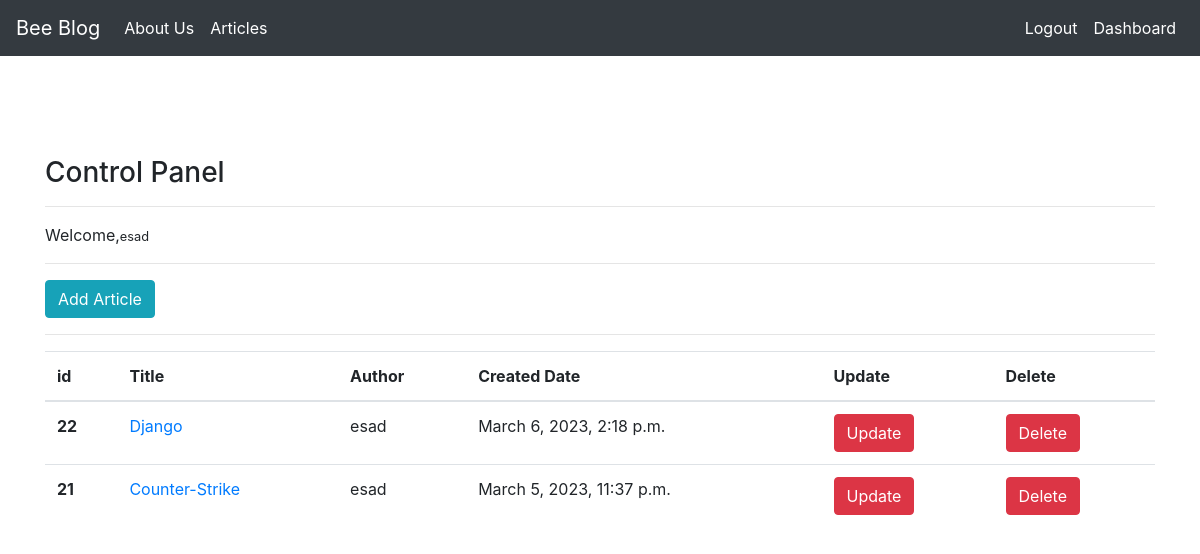
Screenshot of /articles/dashboard/ (signed in) with the database file from the repository.
### article/models.py (models this page shows, shortened)
class Article(models.Model):
    author=models.ForeignKey("auth.User",on_delete=models.CASCADE)
    title=models.CharField(max_length=50)
    content=RichTextField()
    created_date=models.DateTimeField(auto_now_add=True)
    article_image=models.ImageField(blank=True,null=True,verbose_name="Add image to the article")
    class Meta:
        ordering=['-created_date']

### article/views.py (the view)
# urls.py: path('dashboard/',views.dashboard,name="dashboard"),
@login_required(login_url="user:login")
def dashboard(request):
    articles=Article.objects.filter(author=request.user)
    context={
        "articles":articles
    }
    return render(request,"dashboard.html",context)

### templates/dashboard.html (shortened to what this page needs)
{% extends "layout.html" %}
{% block body %}
<h3>Control Panel</h3>
<hr>
<p>
    Welcome,<small>{{request.user.username}}</small>
</p>
<hr>
<a class="btn btn-info" href="{% url 'article:addarticle' %}">Add Article</a>
<hr>
{%if articles%}
<table class="table">
    <thead>
      <tr>
        <th scope="col">id</th>
        <th scope="col">Title</th>
        <th scope="col">Author</th>
        <th scope="col">Created Date</th>
        <th scope="col">Update</th>
        <th scope="col">Delete</th>
      </tr>
    </thead>
    <tbody>
    {%for article in articles%}
      <tr>
        <th scope="row">{{article.id}}</th>
        <td> <a href="{% url 'article:detail' article.id %}">{{article.title}}</a></td>
        <td>{{article.author}}</td>
        <td>{{article.created_date}}</td>
        <td><a href="{% url 'article:update' article.id %}" class="btn btn-danger">Update</a></td>
        <td><a href="{% url 'article:delete' article.id %}" class="btn btn-danger">Delete</a></td>
      </tr>
    {%endfor%}
    </tbody>
  </table>
{%else%}
<div class="alert alert-danger">You dont have any articles yet.</div>
{%endif%}
{% endblock body %}

### rows the page displays
Article: id "22", title "Django", author "esad", created_date "March 6, 2023, 2:18 p.m."
Article: id "21", title "Counter-Strike", author "esad", created_date "March 5, 2023, 11:37 p.m."

### other values shown
{{ request.user.username }} "esad"
